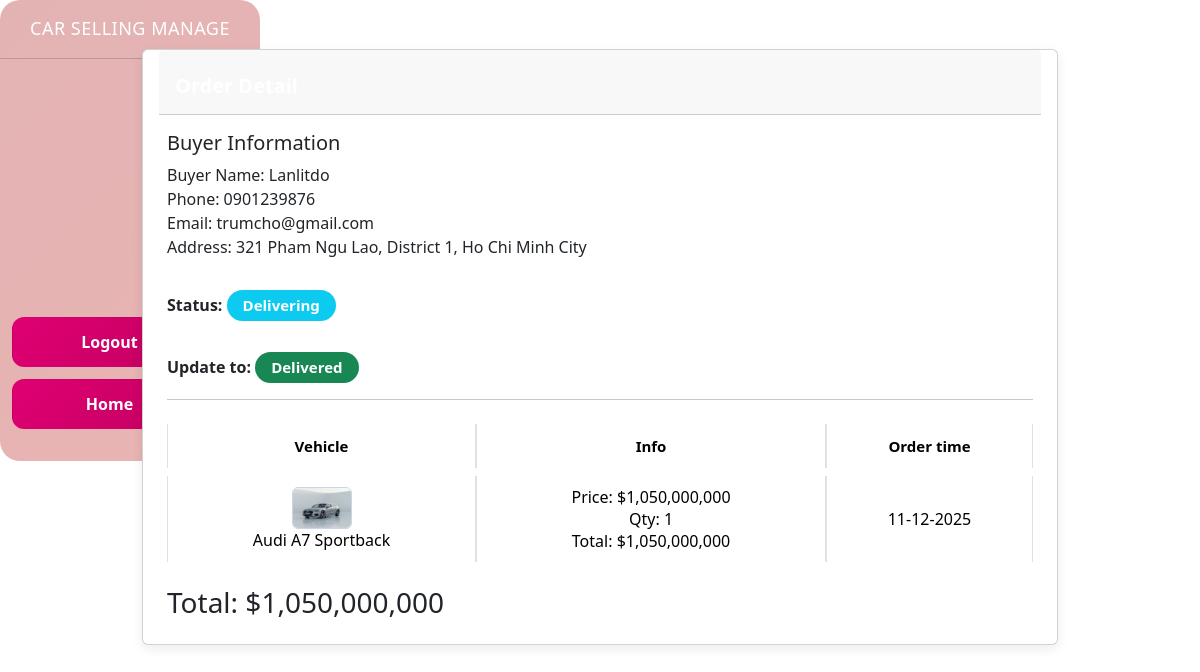
Before: /admin/order-detail.php?order_id=5 with the older database file.
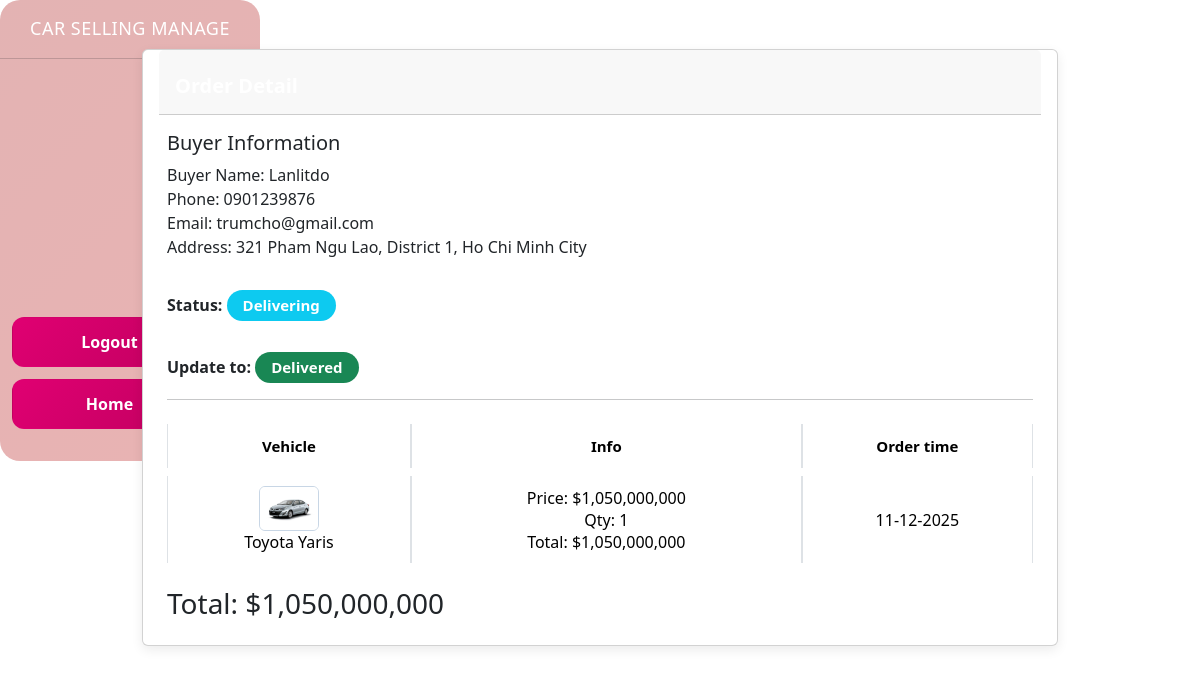
After: the same page with the newer database file.
### tables this page shows
CREATE TABLE order_detail (
  order_detail_id INT AUTO_INCREMENT PRIMARY KEY,
  customer_id INT NOT NULL,
  vehicle_id INT NOT NULL,
  order_id INT DEFAULT NULL,
  amount DECIMAL(15, 2) NOT NULL, 
  quantity INT(11) NOT NULL,
  payment_method VARCHAR(50) NOT NULL,
  status INT(11) NOT NULL DEFAULT 1,
  created_at timestamp NOT NULL DEFAULT current_timestamp(),
  CONSTRAINT fk_orderdetail_customer FOREIGN KEY (customer_id) REFERENCES customer(customer_id),
  CONSTRAINT fk_orderdetail_vehicle FOREIGN KEY (vehicle_id) REFERENCES vehicle(vehicle_id),
  CONSTRAINT fk_orderdetail_orders FOREIGN KEY (order_id) REFERENCES orders(order_id)
);

CREATE TABLE vehicle (
    vehicle_id INT AUTO_INCREMENT PRIMARY KEY,
    manufacturer_id INT, 
    model VARCHAR(255) NOT NULL,
    category VARCHAR(50) NOT NULL,
    year INT,
    price DECIMAL(15, 2), 
    image_url VARCHAR(500),
    stock INT DEFAULT 0, 
    description TEXT,
    CONSTRAINT fk_vehicle_manufacturer FOREIGN KEY (manufacturer_id) REFERENCES manufacturer(manufacturer_id)
);

### admin/order-detail.php (the view, shortened to what this page needs)
<?php
include("dbconn.php");
$order_id = isset($_GET['order_id']) ? (int)$_GET['order_id'] : 0;
$sqlOrder = "
    SELECT o.order_id, o.customer_id, o.status, o.created_at,
           c.name, c.phone_number, c.email, c.address
    FROM orders o
    JOIN customer c ON o.customer_id = c.customer_id
    WHERE o.order_id = $order_id
";
$orderInfo = mysqli_query($link, $sqlOrder);
$first = mysqli_fetch_assoc($orderInfo);
$sqlDetail = "
    SELECT od.order_detail_id, od.vehicle_id, od.quantity, od.amount,
           od.payment_method, od.status, od.created_at,
           v.model, v.price, v.image_url
    FROM order_detail od
    JOIN vehicle v ON od.vehicle_id = v.vehicle_id
    WHERE od.order_id = $order_id
";
$details = mysqli_query($link, $sqlDetail);
$total = 0;
?>
<head>
    <link rel="stylesheet" href="bootstrap.min.css">
    <link rel="stylesheet" href="./css/order_de.css">
</head>
<body>
<div class="layout">
    <?php include("header.php"); ?>
    <div class="container-fluid">
        <div class="row">
            <div class="col-12">
                <div class="card my-4">
                    <div class="card-header p-0 position-relative mt-n4 mx-3 z-index-2">
                        <div class="bg-gradient-primary shadow-primary border-radius-lg pt-4 pb-3">
                            <h6 class="text-white text-capitalize ps-3">Order Detail</h6>
                        </div>
                    </div>
                    <div class="card-body px-4">
                        <h5>Buyer Information</h5>
                        Buyer Name: <?= $first['name'] ?><br>
                        Phone: <?= $first['phone_number'] ?><br>
                        Email: <?= $first['email'] ?><br>
                        Address: <?= $first['address'] ?><br>
                        <br>
                        <strong>Status:</strong>
                        <?php
                            if ($first['status'] == 2)
                                echo '<span class="badge bg-primary">Booked</span>';
                            else if ($first['status'] == 3)
                                echo '<span class="badge bg-info">Delivering</span>';
                            else if ($first['status'] == 4)
                                echo '<span class="badge bg-success">Success</span>';
                        ?>
                        <br><br><strong>Update to:</strong>
                        <?php
                            if ($first['status'] == 2)
                                echo "<a href='order.php?order=3&order_id=$order_id' class='badge bg-info'>Delivering</a>";
                            else if ($first['status'] == 3)
                                echo "<a href='order.php?order=4&order_id=$order_id' class='badge bg-success'>Delivered</a>";
                            else
                                echo "<span class='badge bg-secondary'>Done</span>";
                        ?>
                        <hr>
                        <table class="table table-bordered">
                            <thead>
                                <tr>
                                    <th>Vehicle</th>
                                    <th>Info</th>
                                    <th>Order time</th>
                                </tr>
                            </thead>
                            <tbody>
                            <?php while ($item = mysqli_fetch_assoc($details)) { ?>
                                <tr>
                                    <td>
                                        <img src="../<?= $item['image_url'] ?>" width="60"><br>
                                        <?= $item['model'] ?>
                                    </td>
                                    <td>
                                        Price: $<?= number_format($item['amount']) ?><br>
                                        Qty: <?= $item['quantity'] ?><br>
                                        Total:
                                        <?php
                                            $tmp = $item['quantity'] * $item['amount'];
                                            $total += $tmp;
                                            echo "$" . number_format($tmp);
                                        ?>
                                    </td>
                                    <td>
                                        <?= date('d-m-Y', strtotime($item['created_at'])) ?>
                                    </td>
                                </tr>
                            <?php } ?>
                            </tbody>
                        </table>
                        <h3>Total: $<?= number_format($total) ?></h3>
                    </div>
                </div>
            </div>
        </div>
    </div>
</div>
</body>

Changed rows visible on the page:
changed order_detail: vehicle.image_url: a different picture; vehicle.model "Audi A7 Sportback" → "Toyota Yaris"
